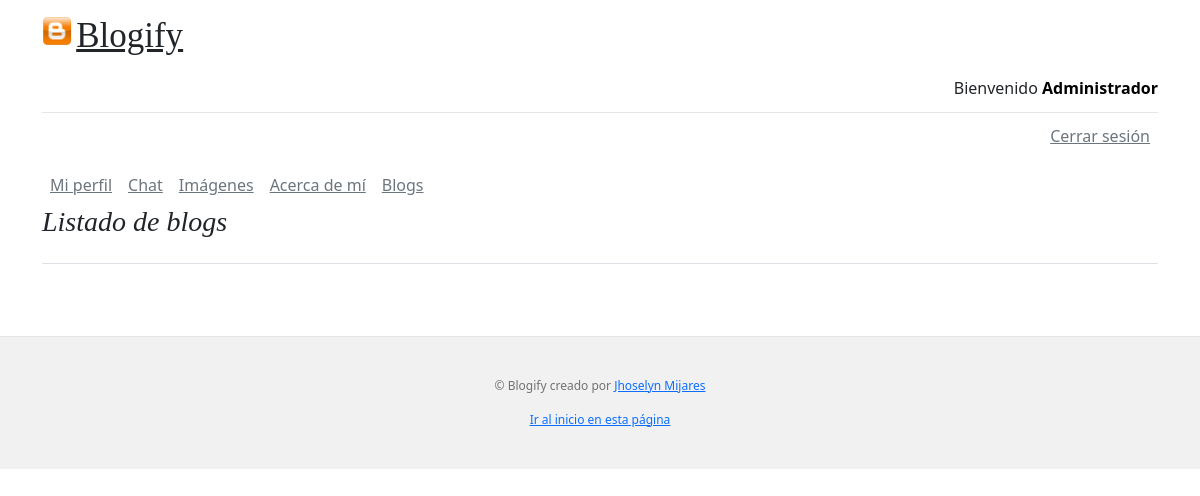
/blogify/ (signed in), run on an earlier commit of the app's database.
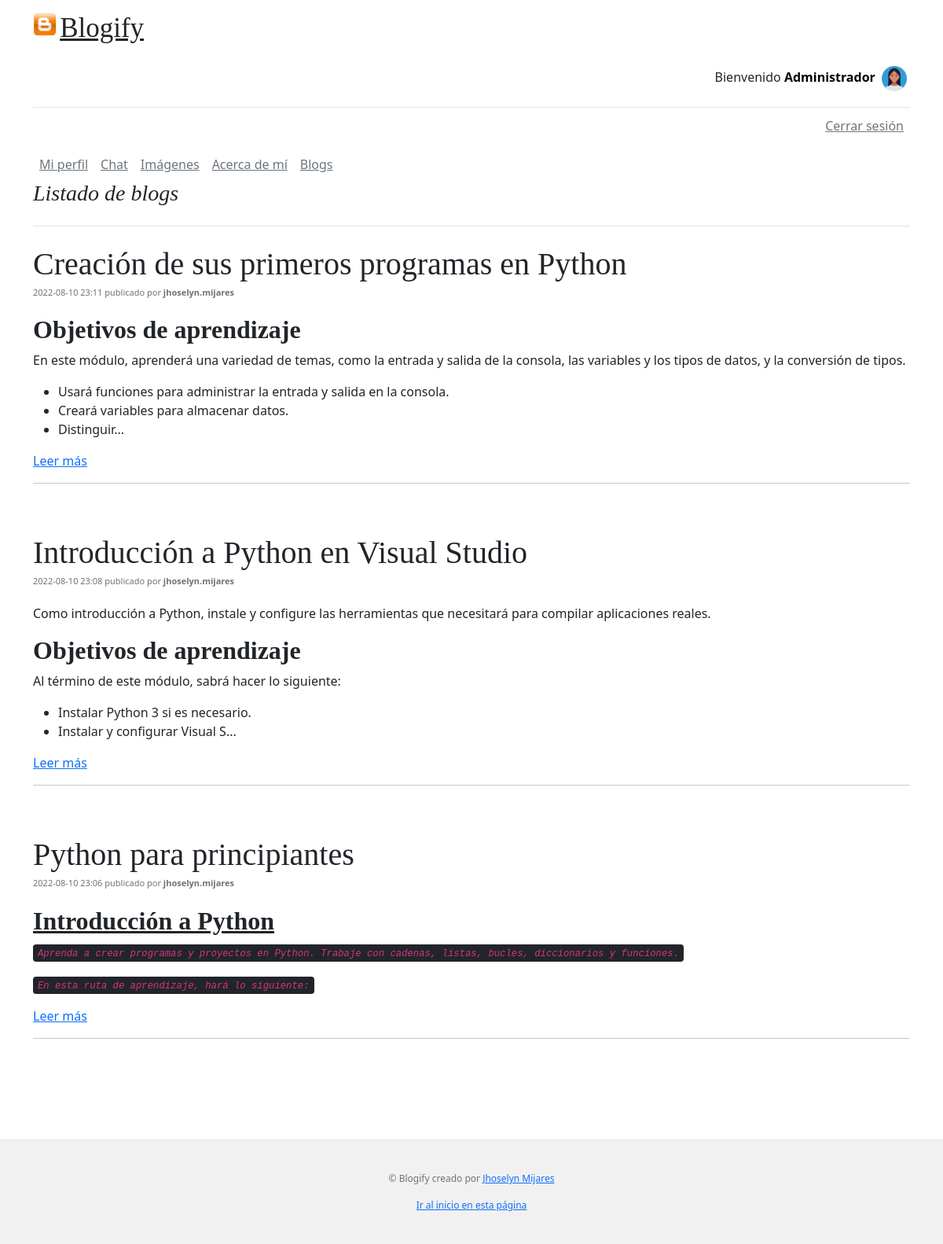
And on a later commit of the database.
### accounts/models.py (models this page shows, shortened)
class Profile(models.Model):
    user = models.OneToOneField(User, on_delete=models.CASCADE, primary_key=True)
    description = models.CharField(max_length=400,null=True)
    image = models.ForeignKey(Image, on_delete=models.RESTRICT,blank=True,null=True)
    url_site = models.CharField(max_length=200,null=True)

### blogs/models.py (models this page shows, shortened)
class Image(models.Model):
    title = models.CharField(max_length=200)
    image = models.ImageField(upload_to='users/%Y/%m/%d/', blank=True)
    creation = models.DateTimeField(auto_now=True)

class Blog(models.Model):
    title = models.CharField(max_length=200)
    subtitle = models.CharField(max_length=400)
    body = RichTextField(blank=True)
    author = models.CharField(max_length=50)
    image = models.ForeignKey(Image, on_delete=models.RESTRICT,blank=True,null=True)
    creation = models.DateTimeField(auto_now=True)

### blogify/views.py (the view)
# urls.py: path('blogify/', views.Home, name = 'Home'),
def Home(request):
    context = {}
    set_user_context(request, context)
    home_template = loader.get_template("home.html")
    profiles = Profile.objects.filter(pk=request.user.id)
    if profiles.exists() is True and profiles.first().description != "":
        context["description"] = profiles.first().description
    context["blogs"] = Blog.objects.all().order_by('-creation', '-id')
    context["pages"] = Page.objects.all().order_by('-id').values()
    set_header_menu_comtext(context,True)
    return HttpResponse(home_template.render(context))

### blogify/views.py (called while the page is built)
def set_user_context(request, context):
    context["is_authenticated"] = request.user.is_authenticated
    if hasattr(request.user, 'first_name') and request.user.first_name != "":
        context["greeting"] = request.user.first_name
    else:
        context["greeting"] = request.user
    context["profile"] = Profile.objects.filter(user__username=request.user.username).first()

def set_header_menu_comtext(context, option):
    context["is_img"] = option
    context["is_show"] = option

### blogs/templates/home.html (shortened to what this page needs)
{% extends "base.html" %}
{% block content %}
<main class="container">
    <div class="row g-5">
        <div class="col-md-12">
            <h3 class="pb-4 mb-4 fst-italic border-bottom">
                Listado de blogs
            </h3>
            {% for blog in blogs %}
            <article class="blog-post">
                <h5 class="blog-post-title mb-1">{{blog.title}}</h5>
                <p class="blog-post-meta" style="font-size: 11px;">
                    {{blog.creation|date:'Y-m-d H:i '}} publicado por <b>{{blog.author}}</b>
                </p>
                <div style="width:100%;overflow:auto">
                    {{blog.subtitle|safe}}...
                </div>
                <div>
                    {% if is_authenticated == True%}
                    <a href="{% url 'BlogDetail' blog.id %}">Leer más</a>
                    {% endif %}
                </div>
                <hr>
            </article>
            {% endfor %}
        </div>
    </div>
</main>
{% endblock %}

### blogs/templates/base.html (shortened to what this page needs)
<!DOCTYPE html>
<html lang="es">
<head>
  <link href="https://cdn.jsdelivr.net/npm/bootstrap@5.2.0-beta1/dist/css/bootstrap.min.css" rel="stylesheet"
>
    <link rel="stylesheet" href="https://cdnjs.cloudflare.com/ajax/libs/font-awesome/5.13.0/css/all.min.css">
</head>
<body>
  {% include 'header.html' %}
  {% block content %}
  {% endblock %}
  {% include 'footer.html' %}
</body>
</html>

### blogs/templates/header.html (shortened to what this page needs)
<div class="container">
    <header class="blog-header lh-1 py-3">
        <div class="row flex-nowrap justify-content-between align-items-center">
            <div class="col-12">
                <img class="mb-4" src="/media/blogify.png"  height="30">
                <a class="blog-header-logo text-dark" href="/" style="font-size: 35px;">Blogify</a>
                {% if is_authenticated == True %}
                <div style="margin-top:10px;text-align: right;">
                    Bienvenido
                    <a href="/accounts/profile/" class="no-link">
                        <b>{{greeting}}</b>
                        {% if profile is not None and profile.image is not None %}
                        <img src="/media/{{profile.image.image}}" width="40px"/>
                        {% endif %}
                    </a>
                </div>
                {% endif %}
            </div>
        </div>
    </header>
    <div class="nav-scroller py-1 mb-2">
        <nav class="nav d-flex justify-content-between" style="float:right">
            {% if is_authenticated == True%}
            <a class="p-2 link-secondary" href="/accounts/logout">Cerrar sesión</a>
            {% else %}
            <a class="p-2 link-secondary" href="/accounts/signup">Regístrate</a>
            <a class="p-2 link-secondary" href="/accounts/login">Iniciar sesión</a>
            {% endif %}
        </nav>
    </div>
    <nav class="nav d-flex xjustify-content-between">
        {% if is_authenticated == True and is_show == True %}
        <a class="p-2 link-secondary" href="/accounts/profile">Mi perfil</a>
        <a class="p-2 link-secondary" href="/blogify/chat">Chat</a>
        <a class="p-2 link-secondary" href="/blogify/images">Imágenes</a>
        {% endif %}
        {% if is_show == True %}
        <a class="p-2 link-secondary" href="/blogify/acerca-de-mi">Acerca de mí</a>
        <a class="p-2 link-secondary" href="/blogify/blogs">Blogs</a>
        {% endif %}
    </nav>
</div>

### blogs/templates/footer.html
<footer class="blog-footer" style="font-size: 12px;">
    <p>&copy; Blogify creado por <a href="https://github.com/jhosymijares" target="_blank">Jhoselyn Mijares</a></p>
    <p>
        <a href="#">Ir al inicio en esta página</a>
    </p>
</footer>

### blogs/templates/base.html (style rules this page uses)
.blog-header { border-bottom: 1px solid #e5e5e5; }
.blog-header-logo { font-family: "Playfair Display", Georgia, "Times New Roman", serif ; font-size: 2.25rem; }
h1, h2, h3, h4, h5, h6 { font-family: "Playfair Display", Georgia, "Times New Roman", serif ; }
.blog-post { margin-bottom: 4rem; }
.blog-post-title { font-size: 2.5rem; }
.blog-post-meta { margin-bottom: 1.25rem; color: #727272; }
.blog-footer { padding: 2.5rem 0; color: #727272; text-align: center; background-color: #f1f1f1; border-top: .05rem solid #e5e5e5; }
.blog-footer p:last-child { margin-bottom: 0; }
.nav-scroller { position: relative; z-index: 2; height: 2.75rem; overflow-y: hidden; }
.nav-scroller .nav { display: flex; flex-wrap: nowrap; padding-bottom: 1rem; margin-top: -1px; overflow-x: auto; text-align: center; white-space: nowrap; -webkit-overflow-scrolling: touch; }

### blogs/templates/header.html (style rules this page uses)
.no-link { text-decoration: none; color: black }

What changed in the data, as far as the page shows it:
added Profile: image.image (picture)
added Blog: title "Creación de sus primeros programas en Python", creation "2022-08-10 23:11", author "jhoselyn.mijares", subtitle "Objetivos de aprendizaje En este módulo, aprenderá una variedad de temas, como la entrada y salida de la consola, las variables y los tipos de datos, y la conversión de tipos. Usará funciones para administrar la entrada y salida en la consola. Creará variables para almacenar datos. Distinguir"
added Blog: title "Introducción a Python en Visual Studio", creation "2022-08-10 23:08", author "jhoselyn.mijares", subtitle "Como introducción a Python, instale y configure las herramientas que necesitará para compilar aplicaciones reales. Objetivos de aprendizaje Al término de este módulo, sabrá hacer lo siguiente: Instalar Python 3 si es necesario. Instalar y configurar Visual S"
added Blog: title "Python para principiantes", creation "2022-08-10 23:06", author "jhoselyn.mijares", subtitle "Introducción a Python Aprenda a crear programas y proyectos en Python. Trabaje con cadenas, listas, bucles, diccionarios y funciones. En esta ruta de aprendizaje, hará lo siguiente:"
